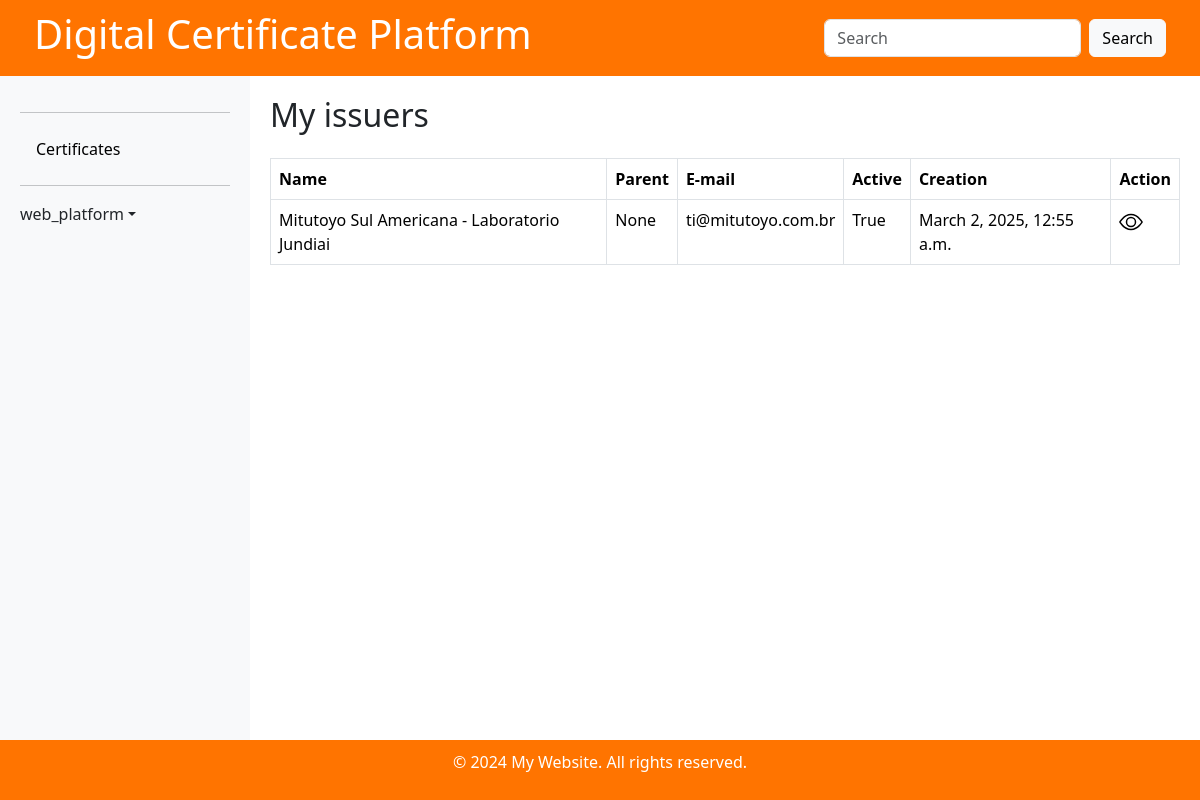
The app's page /issuer (signed in) with its own data.
### certificate/models.py (models this page shows, shortened)
class Issuer(models.Model):
    name            = models.CharField('Name', max_length=150)
    issuer_id       = models.CharField('Issuer ID', max_length=150)
    description     = models.CharField('Description', max_length=200)
    parent          = models.ForeignKey(to='Issuer', null=True, blank=True, on_delete=models.PROTECT)
    contact         = models.CharField('Contact', blank=True, max_length=200)
    telephone       = models.CharField('Telephone', blank=True, max_length=50)
    email           = models.CharField('Email', blank=True, max_length=200)
    country         = models.ForeignKey(Country, blank=True, on_delete=models.PROTECT)
    state           = models.CharField('State', max_length=50)
    city            = models.CharField('Postal code', blank=True, max_length=50)
    postal_code     = models.CharField('Address 1', blank=True, max_length=20)
    address_2       = models.CharField('Address 2', blank=True, max_length=200)
    address_3       = models.CharField('Address 3', blank=True, max_length=200)
    address_4       = models.CharField('Address 4', blank=True, max_length=200)
    active          = models.BooleanField('Active', default=False)
    creation        = models.DateTimeField('Creation Date', default=timezone.now)

### certificate/views.py (the view)
# urls.py: path('issuer', views.issuer_list_view, name='issuer'),
@login_required
@has_role_decorator('internal_resource')
def issuer_list_view(request):
    template = 'certificate/issuer-list.html'
    issuer = Issuer.objects.all()
    context = {'issuer': issuer}
    return render(request, template, context)

### certificate/context_processors.py (called while the page is built)
def user_roles(request):
    if request.user.is_authenticated:
        roles = [role.role_name for role in get_user_roles(request.user)]
    else:
        roles = []
    return {'user_roles': roles}

### certificate/templatetags/custom_filters.py (called while the page is built)
@register.filter
def user_has_role(user, role_name):
    return has_role(user, role_name)

### certificate/templates/certificate/issuer-list.html (shortened to what this page needs)
{% extends 'base.html' %}{% load custom_filters %}
{% block content %}
<div class="d-flex justify-content-between align-items-center mb-3">
  <h2>My issuers</h2>
</div>
<table class="table table-bordered">
  <thead>
    <tr>
      <th>Name</th>
      <th>Parent</th>
      <th>E-mail</th>
      <th>Active</th>
      <th>Creation</th>
      <th>Action</th>
    </tr>
  </thead>
  <tbody>
    {% for i in issuer %}
    <tr>
      <td>{{ i.description }}</td>
      <td>{{ i.parent }}</td>
      <td>{{ i.email }}</td>
      <td>{{ i.active }}</td>
      <td>{{ i.creation }}</td>
      <td>
        <a href="{% url 'issuer-detail' i.pk %}"><svg class="bi me-2" width="24" height="24"><use xlink:href="#view-icon"/></svg></a>
      </td>
    </tr>
    {% endfor %}
  </tbody>
</table>
{% endblock content %}

### templates/base.html (shortened to what this page needs)
{% load static %} {% load i18n %} {% load custom_filters %}
<!DOCTYPE html>
<html lang="en">
<head>
  <link rel="stylesheet" href="{% static '/style.css' %}">
  <link href="https://cdn.jsdelivr.net/npm/bootstrap@5.3.3/dist/css/bootstrap.min.css" rel="stylesheet">
</head>
<body>
  <header>
    <div class="d-flex justify-content-between align-items-center px-4">
      <h1>Digital Certificate Platform
      </h1>
      {% if user.is_authenticated %}
      <form class="d-flex search-bar">
        <input class="form-control me-2" type="search" placeholder="Search" aria-label="Search">
        <button class="btn btn-light" type="submit">Search</button>
      </form>
      {% endif %}
    </div>
  </header>
  <div class="main-content">
    <div id="sidebar">
      <hr>
      {% if user.is_authenticated %}
      <ul class="nav nav-pills flex-column mb-auto">
        <li class="nav-item">
          <a href="{% url 'certificate' %}" class="nav-link {% if 'certificate' == request.resolver_match.url_name %}active{% endif %}">
            Certificates
          </a>
        </li>
      {% endif %}
      <hr>
      <div class="dropdown">
        {% if user.is_authenticated %}
        <a href="{% url 'home' %}" class="d-flex align-items-center link-dark text-decoration-none dropdown-toggle" id="dropdownUser2" data-bs-toggle="dropdown" aria-expanded="false">
          {{ user.username }}
        </a>
        {% endif %}
      </div>
    </div>
    <div id="content">
        {% block content %}{% endblock %}
    </div>
  </div>
  <footer>
    <p>&copy; 2024 My Website. All rights reserved.</p>
  </footer>
</body>
</html>

### static/style.css (style rules this page uses)
body { display: flex; flex-direction: column; height: 100vh; margin: 0; }
header { background-color: #ff7400; color: white; padding: 10px; }
footer { background-color: #ff7400; color: white; padding: 10px; text-align: center; }
.main-content { display: flex; flex: 1; overflow: hidden; }
#sidebar { min-width: 250px; max-width: 250px; background-color: #f8f9fa; padding: 20px; overflow-y: auto; }
#content { flex-grow: 1; padding: 20px; overflow-y: auto; }
#sidebar .nav-link { color: #000; transition: background-color 0.3s ease, color 0.3s ease; }

### records on screen
Issuer: description "Mitutoyo Sul Americana - Laboratorio Jundiai", parent "None", email "ti@mitutoyo.com.br", active "True", creation "March 2, 2025, 12:55 a.m."

### other values on screen
{{ user.username }} "web_platform"
